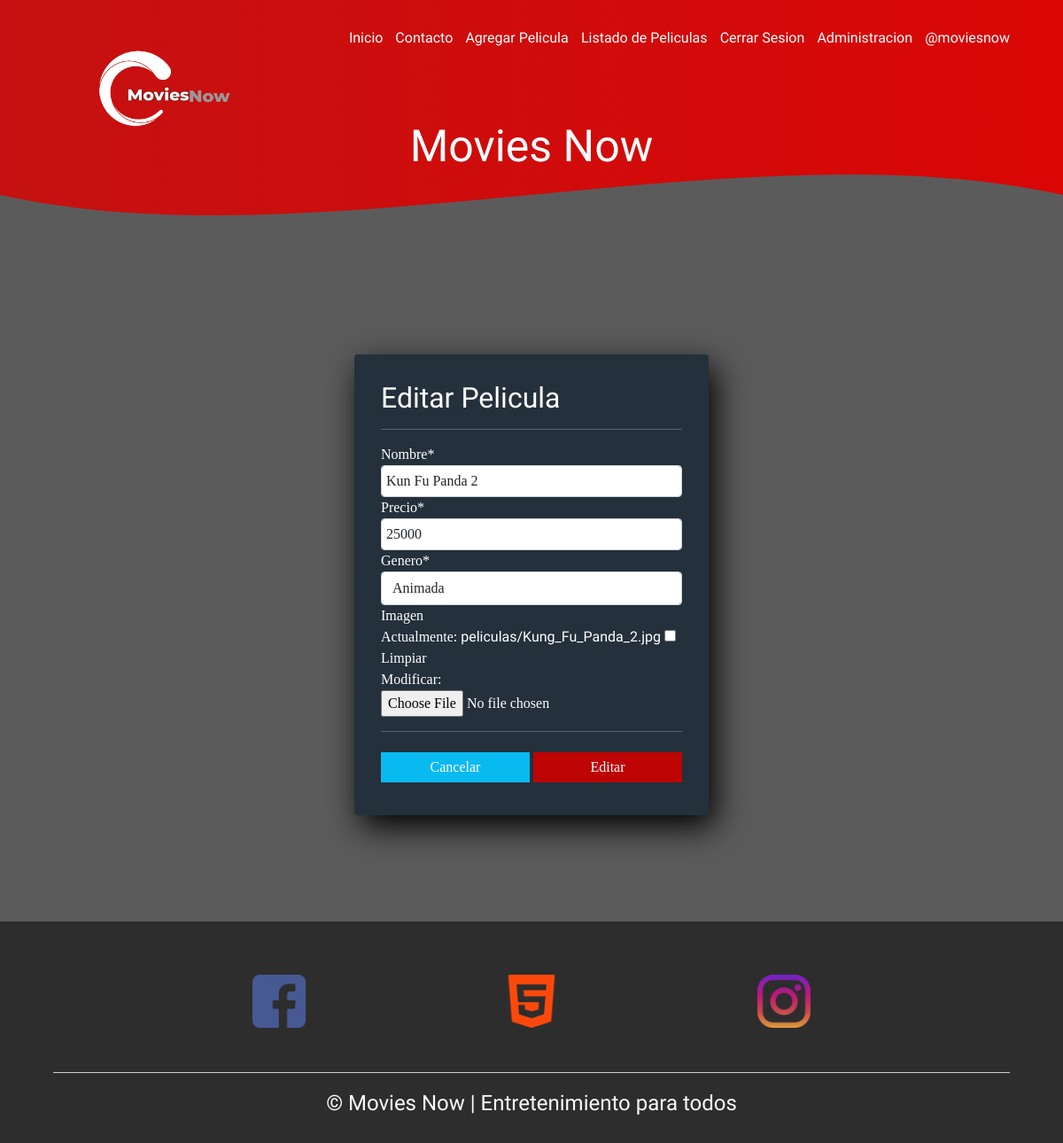
Screenshot of /modificar-pelicula/23/ (signed in) with the database file from the repository.
### appmovies/models.py (models this page shows, shortened)
class Pelicula(models.Model):
    nombre = models.CharField(max_length=150)
    precio = models.IntegerField()
    genero = models.ForeignKey(Genero, on_delete=models.PROTECT)
    imagen = models.ImageField(upload_to="peliculas", null=True)

class Genero(models.Model):
    nombre = models.CharField(max_length=50)
    def __str__(self):
        return self.nombre

### appmovies/views.py (the view, shortened to what this page needs)
# urls.py: path('modificar-pelicula/<id>/', modificar_pelicula, name="modificar_pelicula"),
@permission_required('appmovies.change_pelicula')
def modificar_pelicula(request, id):
    pelicula = get_object_or_404(Pelicula, id=id)
    data = {
        'form': PeliculaForm(instance=pelicula)
    }
    return render(request, 'app/producto/modificar.html', data)

### appmovies/forms.py (shortened to what this page needs)
class PeliculaForm(forms.ModelForm):
    nombre = forms.CharField(min_length=3, max_length=50)
    imagen = forms.ImageField(required=False, validators=[MaxSizeFileValidator(max_file_size=2)])
    precio = forms.IntegerField(min_value=1, max_value=1500000)
    class Meta:
        model = Pelicula
        fields = '__all__'

### appmovies/templates/app/producto/modificar.html (shortened to what this page needs)
{% extends 'app/base.html' %}
{% block contenido %}
{% load crispy_forms_tags %}
<div class="row">
    <div class="col-12 col-md-6 offset-md-3">
        <form action="" class="form-register" method="post">
            <h2>Editar Pelicula</h2>
            <hr>
        {{ form | crispy }}
            <hr>
            <div class="d-flex justify-content-en">
                <input class="boto" type="reset" value="Cancelar">
                <input class="botons" type="submit" value="Editar">
            </div>
        </form>
    </div>
</div>
<br>
<br>
<br>
<br>
<br>
{% endblock %}

### appmovies/templates/app/base.html (shortened to what this page needs)
<!DOCTYPE html>
<html lang="es">
<head>
    <link href="https://cdn.jsdelivr.net/npm/bootstrap@5.0.1/dist/css/bootstrap.min.css" rel="stylesheet">
    {% load static %}
    <link rel="stylesheet" href="{% static 'app/css/estilos.css' %}">
    <link rel="stylesheet" href="{% static 'app/css/form.css' %}">
    <link rel="stylesheet" href="{% static 'app/css/lista.css' %}">
    {% load pwa %}
</head>
<body>
    <header id="header">
        <nav>
            <a href="{% url 'home' %}" class="url"> Inicio </a>
            <a href="{% url 'contacto' %}" class="url">Contacto</a>
            {% if perms.appmovies.add_pelicula %}
            <a href="{% url 'agregar_pelicula' %}" class="url">Agregar Pelicula</a>
            {% endif %}
            {% if perms.appmovies.view_pelicula %}
            <a href="{% url 'listar_pelicula' %}" class="url">Listado de Peliculas</a>
            {% endif %}
            {% if user.is_authenticated %}
            <a href="{% url 'logout' %}" class="url">Cerrar Sesion</a>
            <a href="{% url 'admin' %}" class="url">Administracion</a>
            <a href="#">@{{ user.username }}</a>
            {% else %}
            <a href="{% url 'login' %}" class="url">Iniciar Sesion</a>
            <a href="{% url 'registro' %}" class="url">Registrarse</a>
            {% endif %}
        </nav>
        <div class="conte">
            <img  class="logo"  src="{% static 'app/img/3.png' %}" alt="logo">
        </div>
         <section class="textos-header">
            <h1>Movies Now</h1>
        </section>
        <div class="wave" style="height: 120px; overflow: hidden;"><svg viewBox="0 0 500 150" preserveAspectRatio="none"
                style="height: 100%; width: 100%;">
                <path d="M0.00,49.98 C150.00,150.00 349.20,-50.00 500.00,49.98 L500.00,150.00 L0.00,150.00 Z"
                    style="stroke: none; fill: #5c5b5c;"></path>
            </svg></div>
    </header>
    <div id="contenido">
        {% block contenido %}
        {% endblock %}
    </div>
    <footer>
        <div class="contenedor-footer">
            <div class="content-foo">
                 <img src="{% static 'app/img/logo.png' %}" width="60px" alt="">
            </div>
            <div class="content-foo">
                <img src="{% static 'app/img/logo1.png' %}" width="60px" alt="">
            </div>
            <div class="content-foo">
                <img src="{% static 'app/img/logo2.png' %}" width="60px" alt="">
            </div>
        </div>
        <h2 class="titulo-final">&copy; Movies Now | Entretenimiento para todos </h2>
    </footer>
</body>
</html>

### appmovies/static/app/css/estilos.css (style rules this page uses)
* { margin: 0; padding: 0; box-sizing: border-box; }
body { font-family: 'open sans'; background: #5c5b5c; }
h1,h2,td,th,h3,h4,h5, a { font-family: 'Balsamiq Sans', cursive; }
header { width: 100%; height: 300px; background: #bc4e9c; background: -webkit-linear-gradient(to right, hsla(266, 95%, 48%, 0.705), hsla(0, 100%, 51%, 0.733)), rgba(247, 3, 3, 0.856); background: linear-gradient(to right, hsl(0, 84%, 42%), hsl(0, 95%, 44%)), rgba(247, 3, 3, 0.856); background-size: cover; background-attachment: fixed; position: relative; }
.conte { width: 90%; margin: auto; overflow: hidden; padding: 0.5px 0; overflow: hidden; display: flex; align-items: center; }
.logo { width: 150px; margin-left: 50px; }
nav { text-align: right; padding: 30px 50px 0 0; }
nav > a { color:#fff; font-weight: 300; text-decoration: none; margin-right: 10px; }
header .textos-header { display: flex; height: 50px; width: 100%; align-items: center; justify-content: center; flex-direction: column; text-align: center; }
.textos-header h1 { font-size: 50px; color:#fff; }
.wave { position: absolute; bottom: 0; width: 100%; }
footer { background: #2e2d2d; padding: 60px 0 30px 0; margin: auto; overflow: hidden; }
.contenedor-footer { display: flex; width: 90%; justify-content: space-evenly; margin: auto; padding-bottom: 50px; border-bottom: 1px solid #ccc; }
.content-foo { text-align: center; }
.titulo-final { text-align: center; font-size: 24px; margin: 20px 0 0 0; color: #fcf9f9; }
input[type=text], input[type=email], input[type=number], select, textarea { width: 100%; padding: 5px; }

### appmovies/static/app/css/form.css (style rules this page uses)
.form-register { width: 400px; background: #24303c; padding: 30px; margin: auto; margin-top: 100px; border-radius: 4px; font-family: 'calibri'; color: white; box-shadow: 7px 13px 37px #000; }
.form-register a { color: white; text-decoration: none; }
.form-register .botons { width: 50%; background: #be0404; border: none; padding: 5px; color: white; margin: 7px 0; font-size: 16px; }
.form-register .boto { width: 50%; background: #09baf0; border: none; padding: 5px; color: white; margin: 7px 0; font-size: 16px; }

### rows the page displays
Pelicula: nombre "Kun Fu Panda 2", precio "25000", genero "Animada"

### other values shown
{{ user.username }} "moviesnow"
